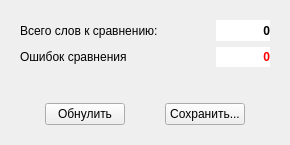
<?xml version="1.0" encoding="UTF-8"?>
<ui version="4.0">
 <class>Form</class>
 <widget class="QWidget" name="Form">
  <property name="geometry">
   <rect>
    <x>0</x>
    <y>0</y>
    <width>282</width>
    <height>145</height>
   </rect>
  </property>
  <property name="windowTitle">
   <string>Проверка буферов</string>
  </property>
  <property name="windowIcon">
   <iconset resource="../tgca/tgca.qrc">
    <normaloff>:/pictogram/tile.png</normaloff>:/pictogram/tile.png</iconset>
  </property>
  <layout class="QGridLayout" name="gridLayout" columnstretch="7,2">
   <property name="leftMargin">
    <number>20</number>
   </property>
   <property name="topMargin">
    <number>20</number>
   </property>
   <property name="rightMargin">
    <number>20</number>
   </property>
   <property name="bottomMargin">
    <number>0</number>
   </property>
   <item row="2" column="0" colspan="2">
    <layout class="QHBoxLayout" name="horizontalLayout">
     <property name="spacing">
      <number>40</number>
     </property>
     <property name="leftMargin">
      <number>25</number>
     </property>
     <property name="topMargin">
      <number>30</number>
     </property>
     <property name="rightMargin">
      <number>25</number>
     </property>
     <property name="bottomMargin">
      <number>20</number>
     </property>
     <item>
      <widget class="QPushButton" name="toZero">
       <property name="text">
        <string>Обнулить</string>
       </property>
      </widget>
     </item>
     <item>
      <widget class="QPushButton" name="save">
       <property name="text">
        <string>Сохранить...</string>
       </property>
      </widget>
     </item>
    </layout>
   </item>
   <item row="0" column="0">
    <widget class="QLabel" name="label">
     <property name="text">
      <string>Всего слов к сравнению:</string>
     </property>
    </widget>
   </item>
   <item row="1" column="0">
    <widget class="QLabel" name="label_3">
     <property name="text">
      <string>Ошибок сравнения</string>
     </property>
    </widget>
   </item>
   <item row="0" column="1">
    <widget class="QLabel" name="totalIter">
     <property name="minimumSize">
      <size>
       <width>0</width>
       <height>20</height>
      </size>
     </property>
     <property name="font">
      <font>
       <weight>75</weight>
       <bold>true</bold>
      </font>
     </property>
     <property name="styleSheet">
      <string notr="true">background-color: rgb(255, 255, 255);</string>
     </property>
     <property name="text">
      <string>0</string>
     </property>
     <property name="alignment">
      <set>Qt::AlignRight|Qt::AlignTrailing|Qt::AlignVCenter</set>
     </property>
    </widget>
   </item>
   <item row="1" column="1">
    <widget class="QLabel" name="errComp">
     <property name="minimumSize">
      <size>
       <width>0</width>
       <height>20</height>
      </size>
     </property>
     <property name="font">
      <font>
       <weight>75</weight>
       <bold>true</bold>
      </font>
     </property>
     <property name="styleSheet">
      <string notr="true">color: rgb(255, 0, 0);
background-color: rgb(255, 255, 255);</string>
     </property>
     <property name="text">
      <string>0</string>
     </property>
     <property name="alignment">
      <set>Qt::AlignRight|Qt::AlignTrailing|Qt::AlignVCenter</set>
     </property>
    </widget>
   </item>
  </layout>
 </widget>
 <resources>
  <include location="../tgca/tgca.qrc"/>
 </resources>
 <connections/>
</ui>
